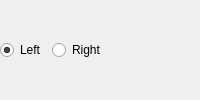
         <widget class="QWidget" name="sideWidget">
          <layout class="QHBoxLayout" name="hbox_22">
           <property name="leftMargin">
            <number>0</number>
           </property>
           <property name="topMargin">
            <number>0</number>
           </property>
           <property name="rightMargin">
            <number>0</number>
           </property>
           <property name="bottomMargin">
            <number>0</number>
           </property>
           <item>
            <widget class="QRadioButton" name="sideLeftRadio">
             <property name="text">
              <string>Left</string>
             </property>
             <property name="checked">
              <bool>true</bool>
             </property>
            </widget>
           </item>
           <item>
            <widget class="QRadioButton" name="sideRightRadio">
             <property name="text">
              <string>Right</string>
             </property>
            </widget>
           </item>
           <item>
            <spacer name="hspacer_21">
             <property name="orientation">
              <enum>Qt::Horizontal</enum>
             </property>
             <property name="sizeHint" stdset="0">
              <size>
               <width>40</width>
               <height>20</height>
              </size>
             </property>
            </spacer>
           </item>
           <item>
            <widget class="QLabel" name="sideNoteLabel">
             <property name="text">
              <string/>
             </property>
             <property name="wordWrap">
              <bool>false</bool>
             </property>
            </widget>
           </item>
          </layout>
         </widget>
